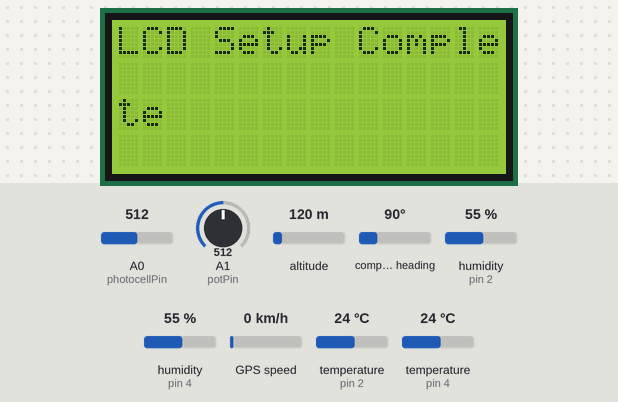
This sketch was run on a simulated Arduino Uno, built with avr-gcc and run on an emulated ATmega328P. Parts: 16×4 character LCD. The inputs (shaded band) are chosen by the test bench; at power-on: A0 (photocellPin) = 512, A1 (potPin) = 512, altitude 120 m, compass heading 90°, humidity (sensors on pin 2, pin 4) 55 %, GPS speed 0 km/h, temperature (sensors on pin 2, pin 4) 24 °C. The GPS gets a fix after 3 s at 37.7749, -122.4194 with 8 satellites; what the sketch prints to the serial monitor is not drawn.

Above: at 0.1 s.
At 3.3 s:
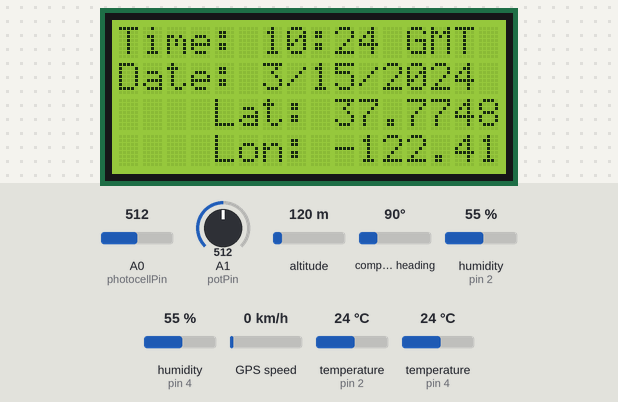
At 33.5 s:
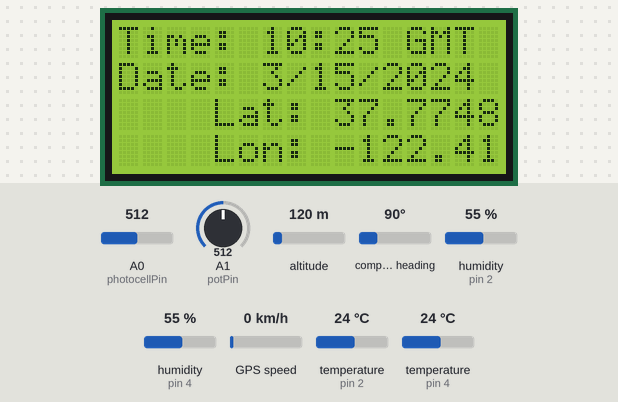
At 93.8 s:
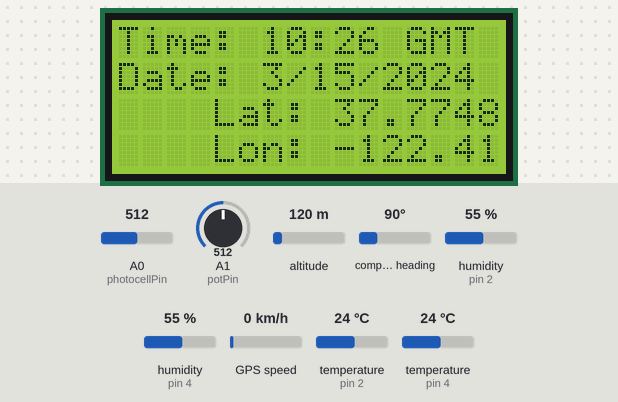

The sketch:

sensors_CH_lcd.ino
```cpp
//dezldog 31JAN16
// Getting data from DHT humidity/temperature, a potentiometer, a CDS cell, and a GPS
// output them to serial and LCD
// code borrowed from many.

#include "DHT.h"
#include "TinyGPS++.h"
#include "SoftwareSerial.h"
#include "Wire.h"
#include "Adafruit_LiquidCrystal.h"

#define DHTPIN0 2     // what pins DHTs are connected to
#define DHTPIN1 4
#define DHTTYPE DHT11   // We are using DHT11s
#define PROBE_0 "Outside"  // Let's name the DHT probes
#define PROBE_1 "Inside"

//Sample time in seconds
const int sampleSeconds = 30;
const int sampleMultiplier = 1000; //because milliseconds
int sampleDelay = (sampleSeconds * sampleMultiplier);

// Instansiate LCD object
Adafruit_LiquidCrystal lcd(0);

// Instansiate DHT sensors
DHT dht0(DHTPIN0, DHTTYPE);
DHT dht1(DHTPIN1, DHTTYPE);

//define photocell input/variable
int photocellPin = 0;     // the cell and 10K pulldown are connected to a0
int photocellReading;     // the analog reading from the sensor divider

//define potentiometer input/variable
int potPin = 1;     // the potentiometer is connected to a1
float potReading;     // the analog reading from the potentiometer

//calibrate a/d for potentiometer
float yIntercept = 646.00;
float xIntercept = 3.3;
float slope = ((0 - xIntercept) / (yIntercept - 0));

//Set up softwareserial
int rxPin = 8;
int txPin = 7;
int GPSBaud = 9600;
SoftwareSerial gpsSerial(rxPin, txPin); // create gps sensor connection

//Instansiate GPS
TinyGPSPlus gps; // create gps object

void setup()
{
  //start gps
  Serial.begin(115200);
  gpsSerial.begin (GPSBaud);
  //start dht
  dht0.begin();
  dht1.begin();
  lcd.begin(16, 4);
  // Print a message to the LCD
  lcd.print("LCD Setup Complete");
  Serial.println("Serial Setup Complete");
  delay(3000);
  lcd.clear();
}

void loop()
{
  // This sketch displays information every time a new sentence is correctly encoded.
  while (gpsSerial.available() > 0)
    if (gps.encode(gpsSerial.read()))
    {
      if (millis() > 5000 && gps.charsProcessed() < 10)
      {
        Serial.println(F("No GPS detected: check wiring."));
        return;
      }
      displayInfo();
      displayLcd();
      delay(sampleDelay); //Wait between samples
    }
}


void displayInfo()
{
  //Process DHT data
  float h0 = dht0.readHumidity();
  float t0 = dht0.readTemperature();
  float f0 = dht0.readTemperature(true);

  float h1 = dht1.readHumidity();
  float t1 = dht1.readTemperature();
  float f1 = dht1.readTemperature(true);

  // Check if any reads failed and exit early (to try again).
  if (isnan(h0) || isnan(t0) || isnan(f0)) {
    Serial.println("Failed to read from DHT0 sensor!");
    return;
  }
  if (isnan(h1) || isnan(t1) || isnan(f1)) {
    Serial.println("Failed to read from DHT1 sensor!");
    return;
  }

  float hif0 = dht0.computeHeatIndex(f0, h0);    // Compute heat index in Fahrenheit (the default)
  float hic0 = dht0.computeHeatIndex(t0, h0, false);  // Compute heat index in Celsius (isFahreheit = false)

  float hif1 = dht1.computeHeatIndex(f1, h1);
  float hic1 = dht1.computeHeatIndex(t1, h1, false);

  //Process CDS cell reading
  photocellReading = analogRead(photocellPin);
  potReading = analogRead(potPin);

  //Calculate Volts from potentiometer a/d value
  float volts = 3.3 + (potReading * slope);

  //Get and process GPS data
  gps.encode(gpsSerial.read());
  Serial.print(F("Date: "));
  if (gps.date.isValid())
  {
    Serial.print(gps.date.month());
    Serial.print(F("/"));
    Serial.print(gps.date.day());
    Serial.print(F("/"));
    Serial.print(gps.date.year());
  }
  else
  {
    Serial.print(F("INVALID"));
  }
  Serial.println();
  Serial.print(F("Time: "));
  if (gps.time.isValid())
  {
    if (gps.time.hour() < 10) Serial.print(F("0"));
    Serial.print(gps.time.hour());
    Serial.print(F(":"));
    if (gps.time.minute() < 10) Serial.print(F("0"));
    Serial.print(gps.time.minute());
    Serial.print(F(":"));
    if (gps.time.second() < 10) Serial.print(F("0"));
    Serial.print(gps.time.second());
    Serial.println();
  }
  else
  {
    Serial.print(F("INVALID"));
    Serial.println();
  }
  Serial.print("CDS cell value = "); Serial.println(photocellReading);
  Serial.print("Potentiometer reading = "); Serial.print( volts); Serial.println(" V");
  Serial.print("LAT=");  Serial.println(gps.location.lat(), 6);
  Serial.print("LONG="); Serial.println(gps.location.lng(), 6);
  Serial.print("ALT=");  Serial.println(gps.altitude.meters());
  Serial.print(PROBE_0" Humidity: ");
  Serial.print(h0);
  Serial.print(" %");
  Serial.println();
  Serial.print(PROBE_0" Temp: ");
  Serial.print(t0);
  Serial.print(" C");
  Serial.println();
  Serial.print(PROBE_0" Temp: ");
  Serial.print(f0);
  Serial.print(" F");
  Serial.println();
  Serial.print(PROBE_0" Heat Index: ");
  Serial.print(hic0);
  Serial.print(" C");
  Serial.println();
  Serial.print(PROBE_0" Heat Index: ");
  Serial.print(hif0);
  Serial.print(" F");
  Serial.println();
  Serial.print(PROBE_1" Humidity: ");
  Serial.print(h1);
  Serial.print(" %");
  Serial.println();
  Serial.print(PROBE_1" Temp: ");
  Serial.print(t1);
  Serial.print(" C");
  Serial.println();
  Serial.print(PROBE_1" Temp: ");
  Serial.print(f1);
  Serial.print(" F");
  Serial.println();
  Serial.print(PROBE_1" Heat Index: ");
  Serial.print(hic1);
  Serial.print(" C");
  Serial.println();
  Serial.print(PROBE_1" Heat Index: ");
  Serial.print(hif1);
  Serial.print(" F");
  Serial.println();
  Serial.println();
}

void displayLcd()
{
  // Send data to the LCD too
  lcd.setCursor(0, 0);
  lcd.print("Time: ");
  lcd.setCursor(0, 1);
  lcd.print("Date: ");
  lcd.setCursor(0, 2);
  lcd.print("Lat: ");
  lcd.setCursor(0, 3);
  lcd.print("Lon: ");
  if (gps.time.isValid())
  {
    if (gps.time.hour() < 10)
    {
      lcd.setCursor(6, 0);
      lcd.print("0");
      lcd.setCursor(7, 0);
      lcd.print(gps.time.hour());
    }
    else
    {
      lcd.setCursor(6, 0);
      lcd.print(gps.time.hour());
    }
    lcd.print(":");
    if (gps.time.minute() < 10)
    { lcd.setCursor(9, 0);
      lcd.print("0");
      lcd.setCursor(10, 0);
      lcd.print(gps.time.minute());
    }
    else
    {
      lcd.setCursor(9, 0);
      lcd.print(gps.time.minute());
    }
    lcd.setCursor(11, 0);
    lcd.print(" GMT");
    lcd.setCursor(6, 1);
  }
  else
  {
    lcd.setCursor(6, 0);
    lcd.print("INVALID");
  }
  if (gps.date.isValid())
  {
    lcd.print(gps.date.month());
    lcd.print("/");
    lcd.print(gps.date.day());
    lcd.print("/");
    lcd.print(gps.date.year());
  }
  else
  {
    lcd.setCursor(6, 1);
    lcd.print("INVALID");
  }
  lcd.setCursor(5, 2);
  lcd.print(gps.location.lat(), 6);
  lcd.setCursor(5, 3);
  lcd.print(gps.location.lng(), 6);
}
```

Measured:
- what the display in image 1 shows lasts 30.1 s, from 3.3 s to 33.4 s
- what the display in image 2 shows lasts 60.4 s, from 33.4 s to 93.8 s
